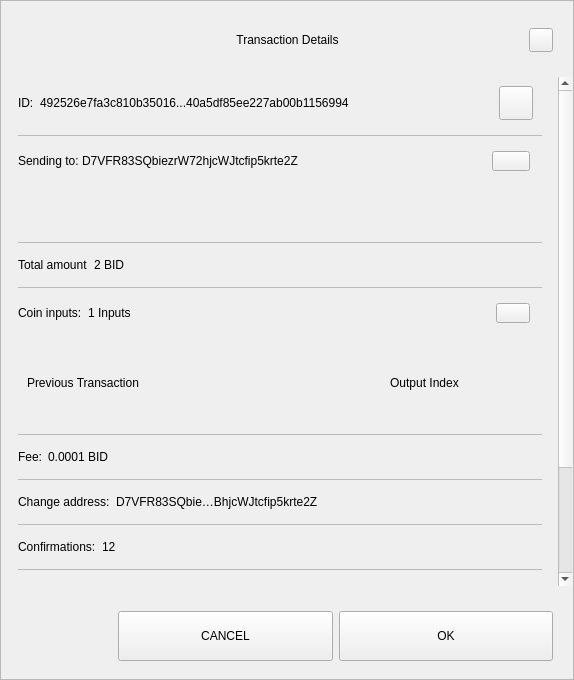
<?xml version="1.0" encoding="UTF-8"?>
<ui version="4.0">
 <class>TxDetailDialog</class>
 <widget class="QWidget" name="TxDetailDialog">
  <property name="geometry">
   <rect>
    <x>0</x>
    <y>0</y>
    <width>574</width>
    <height>680</height>
   </rect>
  </property>
  <property name="sizePolicy">
   <sizepolicy hsizetype="Preferred" vsizetype="Expanding">
    <horstretch>0</horstretch>
    <verstretch>0</verstretch>
   </sizepolicy>
  </property>
  <property name="minimumSize">
   <size>
    <width>574</width>
    <height>500</height>
   </size>
  </property>
  <property name="windowTitle">
   <string>Form</string>
  </property>
  <property name="styleSheet">
   <string notr="true"/>
  </property>
  <layout class="QVBoxLayout" name="verticalLayout_3">
   <property name="spacing">
    <number>0</number>
   </property>
   <property name="leftMargin">
    <number>0</number>
   </property>
   <property name="topMargin">
    <number>0</number>
   </property>
   <property name="rightMargin">
    <number>0</number>
   </property>
   <property name="bottomMargin">
    <number>0</number>
   </property>
   <item>
    <widget class="QFrame" name="frame">
     <property name="sizePolicy">
      <sizepolicy hsizetype="Preferred" vsizetype="Expanding">
       <horstretch>0</horstretch>
       <verstretch>0</verstretch>
      </sizepolicy>
     </property>
     <property name="styleSheet">
      <string notr="true"/>
     </property>
     <property name="frameShape">
      <enum>QFrame::StyledPanel</enum>
     </property>
     <property name="frameShadow">
      <enum>QFrame::Raised</enum>
     </property>
     <layout class="QVBoxLayout" name="verticalLayout">
      <property name="leftMargin">
       <number>0</number>
      </property>
      <property name="rightMargin">
       <number>0</number>
      </property>
      <item>
       <layout class="QHBoxLayout" name="horizontalLayout_3">
        <property name="spacing">
         <number>0</number>
        </property>
        <property name="leftMargin">
         <number>20</number>
        </property>
        <property name="topMargin">
         <number>10</number>
        </property>
        <property name="rightMargin">
         <number>20</number>
        </property>
        <item>
         <spacer name="horizontalSpacer_1">
          <property name="orientation">
           <enum>Qt::Horizontal</enum>
          </property>
          <property name="sizeHint" stdset="0">
           <size>
            <width>40</width>
            <height>20</height>
           </size>
          </property>
         </spacer>
        </item>
        <item>
         <widget class="QLabel" name="labelTitle">
          <property name="minimumSize">
           <size>
            <width>0</width>
            <height>40</height>
           </size>
          </property>
          <property name="maximumSize">
           <size>
            <width>16777215</width>
            <height>40</height>
           </size>
          </property>
          <property name="styleSheet">
           <string notr="true">padding-left:24px;</string>
          </property>
          <property name="text">
           <string>Transaction Details</string>
          </property>
          <property name="alignment">
           <set>Qt::AlignCenter</set>
          </property>
          <property name="margin">
           <number>7</number>
          </property>
         </widget>
        </item>
        <item>
         <spacer name="horizontalSpacer_2">
          <property name="orientation">
           <enum>Qt::Horizontal</enum>
          </property>
          <property name="sizeHint" stdset="0">
           <size>
            <width>40</width>
            <height>20</height>
           </size>
          </property>
         </spacer>
        </item>
        <item>
         <widget class="QPushButton" name="btnEsc">
          <property name="minimumSize">
           <size>
            <width>24</width>
            <height>24</height>
           </size>
          </property>
          <property name="maximumSize">
           <size>
            <width>24</width>
            <height>24</height>
           </size>
          </property>
          <property name="focusPolicy">
           <enum>Qt::NoFocus</enum>
          </property>
          <property name="text">
           <string/>
          </property>
         </widget>
        </item>
       </layout>
      </item>
      <item>
       <spacer name="verticalSpacer">
        <property name="orientation">
         <enum>Qt::Vertical</enum>
        </property>
        <property name="sizeType">
         <enum>QSizePolicy::Fixed</enum>
        </property>
        <property name="sizeHint" stdset="0">
         <size>
          <width>20</width>
          <height>10</height>
         </size>
        </property>
       </spacer>
      </item>
      <item>
       <widget class="QWidget" name="layoutScroll" native="true">
        <property name="minimumSize">
         <size>
          <width>0</width>
          <height>0</height>
         </size>
        </property>
        <layout class="QVBoxLayout" name="verticalLayout_4">
         <property name="leftMargin">
          <number>0</number>
         </property>
         <property name="topMargin">
          <number>0</number>
         </property>
         <property name="rightMargin">
          <number>0</number>
         </property>
         <item>
          <widget class="QScrollArea" name="scrollArea">
           <property name="styleSheet">
            <string notr="true">#scrollArea {
background:transparent;
}</string>
           </property>
           <property name="horizontalScrollBarPolicy">
            <enum>Qt::ScrollBarAlwaysOff</enum>
           </property>
           <property name="sizeAdjustPolicy">
            <enum>QAbstractScrollArea::AdjustIgnored</enum>
           </property>
           <property name="widgetResizable">
            <bool>true</bool>
           </property>
           <property name="alignment">
            <set>Qt::AlignLeading|Qt::AlignLeft|Qt::AlignTop</set>
           </property>
           <widget class="QWidget" name="scrollAreaWidgetContents">
            <property name="geometry">
             <rect>
              <x>0</x>
              <y>-181</y>
              <width>556</width>
              <height>739</height>
             </rect>
            </property>
            <property name="autoFillBackground">
             <bool>false</bool>
            </property>
            <property name="styleSheet">
             <string notr="true">#scrollAreaWidgetContents {
background:transparent;
}</string>
            </property>
            <layout class="QVBoxLayout" name="verticalLayout_7">
             <property name="spacing">
              <number>0</number>
             </property>
             <property name="sizeConstraint">
              <enum>QLayout::SetDefaultConstraint</enum>
             </property>
             <property name="leftMargin">
              <number>0</number>
             </property>
             <property name="topMargin">
              <number>0</number>
             </property>
             <property name="rightMargin">
              <number>0</number>
             </property>
             <property name="bottomMargin">
              <number>0</number>
             </property>
             <item>
              <widget class="QWidget" name="content" native="true">
               <layout class="QVBoxLayout" name="verticalLayout_2">
                <property name="leftMargin">
                 <number>16</number>
                </property>
                <property name="topMargin">
                 <number>0</number>
                </property>
                <property name="rightMargin">
                 <number>16</number>
                </property>
                <item>
                 <widget class="QWidget" name="contentID" native="true">
                  <layout class="QHBoxLayout" name="horizontalLayout_12" stretch="0,1,0">
                   <property name="leftMargin">
                    <number>0</number>
                   </property>
                   <item>
                    <widget class="QLabel" name="labelId">
                     <property name="maximumSize">
                      <size>
                       <width>16777215</width>
                       <height>16777215</height>
                      </size>
                     </property>
                     <property name="text">
                      <string>ID:</string>
                     </property>
                    </widget>
                   </item>
                   <item>
                    <widget class="QLabel" name="textId">
                     <property name="text">
                      <string>492526e7fa3c810b35016...40a5df85ee227ab00b1156994</string>
                     </property>
                    </widget>
                   </item>
                   <item>
                    <widget class="QPushButton" name="pushCopy">
                     <property name="minimumSize">
                      <size>
                       <width>34</width>
                       <height>34</height>
                      </size>
                     </property>
                     <property name="maximumSize">
                      <size>
                       <width>34</width>
                       <height>34</height>
                      </size>
                     </property>
                     <property name="focusPolicy">
                      <enum>Qt::NoFocus</enum>
                     </property>
                     <property name="text">
                      <string/>
                     </property>
                     <property name="iconSize">
                      <size>
                       <width>24</width>
                       <height>24</height>
                      </size>
                     </property>
                    </widget>
                   </item>
                  </layout>
                 </widget>
                </item>
                <item>
                 <widget class="QLabel" name="labelDivider9">
                  <property name="maximumSize">
                   <size>
                    <width>16777215</width>
                    <height>1</height>
                   </size>
                  </property>
                  <property name="styleSheet">
                   <string notr="true">background-color:#bababa;</string>
                  </property>
                  <property name="text">
                   <string/>
                  </property>
                 </widget>
                </item>
                <item>
                 <widget class="QWidget" name="contentOutputs" native="true">
                  <layout class="QHBoxLayout" name="horizontalLayout_11" stretch="0,3,0">
                   <property name="spacing">
                    <number>0</number>
                   </property>
                   <property name="leftMargin">
                    <number>0</number>
                   </property>
                   <property name="rightMargin">
                    <number>12</number>
                   </property>
                   <item>
                    <widget class="QLabel" name="labelSend">
                     <property name="maximumSize">
                      <size>
                       <width>16777215</width>
                       <height>16777215</height>
                      </size>
                     </property>
                     <property name="text">
                      <string>Sending to: </string>
                     </property>
                    </widget>
                   </item>
                   <item>
                    <widget class="QLabel" name="textSend">
                     <property name="text">
                      <string>D7VFR83SQbiezrW72hjcWJtcfip5krte2Z </string>
                     </property>
                    </widget>
                   </item>
                   <item>
                    <widget class="QPushButton" name="pushOutputs">
                     <property name="minimumSize">
                      <size>
                       <width>34</width>
                       <height>20</height>
                      </size>
                     </property>
                     <property name="maximumSize">
                      <size>
                       <width>38</width>
                       <height>20</height>
                      </size>
                     </property>
                     <property name="focusPolicy">
                      <enum>Qt::NoFocus</enum>
                     </property>
                     <property name="styleSheet">
                      <string notr="true"/>
                     </property>
                     <property name="text">
                      <string/>
                     </property>
                    </widget>
                   </item>
                  </layout>
                 </widget>
                </item>
                <item>
                 <widget class="QScrollArea" name="outputsScrollArea">
                  <property name="minimumSize">
                   <size>
                    <width>0</width>
                    <height>50</height>
                   </size>
                  </property>
                  <property name="styleSheet">
                   <string notr="true">#outputsScrollArea {
background:transparent;
}</string>
                  </property>
                  <property name="widgetResizable">
                   <bool>true</bool>
                  </property>
                  <widget class="QWidget" name="container_outputs_base">
                   <property name="geometry">
                    <rect>
                     <x>0</x>
                     <y>0</y>
                     <width>522</width>
                     <height>48</height>
                    </rect>
                   </property>
                   <property name="styleSheet">
                    <string notr="true">#container_outputs_base {
background:transparent;
}</string>
                   </property>
                  </widget>
                 </widget>
                </item>
                <item>
                 <widget class="QLabel" name="labelDivider8">
                  <property name="maximumSize">
                   <size>
                    <width>16777215</width>
                    <height>1</height>
                   </size>
                  </property>
                  <property name="styleSheet">
                   <string notr="true">background-color:#bababa;</string>
                  </property>
                  <property name="text">
                   <string/>
                  </property>
                 </widget>
                </item>
                <item>
                 <widget class="QWidget" name="contentAmount" native="true">
                  <layout class="QHBoxLayout" name="horizontalLayout_4" stretch="0,1">
                   <property name="leftMargin">
                    <number>0</number>
                   </property>
                   <item>
                    <widget class="QLabel" name="labelAmount">
                     <property name="maximumSize">
                      <size>
                       <width>16777215</width>
                       <height>16777215</height>
                      </size>
                     </property>
                     <property name="text">
                      <string>Total amount</string>
                     </property>
                    </widget>
                   </item>
                   <item>
                    <widget class="QLabel" name="textAmount">
                     <property name="text">
                      <string>2 BID</string>
                     </property>
                    </widget>
                   </item>
                  </layout>
                 </widget>
                </item>
                <item>
                 <widget class="QLabel" name="labelDivider6">
                  <property name="maximumSize">
                   <size>
                    <width>16777215</width>
                    <height>1</height>
                   </size>
                  </property>
                  <property name="styleSheet">
                   <string notr="true">background-color:#bababa;</string>
                  </property>
                  <property name="text">
                   <string/>
                  </property>
                 </widget>
                </item>
                <item>
                 <widget class="QWidget" name="contentInputs" native="true">
                  <layout class="QHBoxLayout" name="horizontalLayout" stretch="0,2,0">
                   <property name="leftMargin">
                    <number>0</number>
                   </property>
                   <property name="rightMargin">
                    <number>12</number>
                   </property>
                   <item>
                    <widget class="QLabel" name="labelInputs">
                     <property name="sizePolicy">
                      <sizepolicy hsizetype="Minimum" vsizetype="Preferred">
                       <horstretch>0</horstretch>
                       <verstretch>0</verstretch>
                      </sizepolicy>
                     </property>
                     <property name="maximumSize">
                      <size>
                       <width>16777215</width>
                       <height>16777215</height>
                      </size>
                     </property>
                     <property name="text">
                      <string>Coin inputs:</string>
                     </property>
                    </widget>
                   </item>
                   <item>
                    <widget class="QLabel" name="textInputs">
                     <property name="text">
                      <string>1 Inputs</string>
                     </property>
                    </widget>
                   </item>
                   <item>
                    <widget class="QPushButton" name="pushInputs">
                     <property name="maximumSize">
                      <size>
                       <width>34</width>
                       <height>20</height>
                      </size>
                     </property>
                     <property name="focusPolicy">
                      <enum>Qt::NoFocus</enum>
                     </property>
                     <property name="styleSheet">
                      <string notr="true"/>
                     </property>
                     <property name="text">
                      <string/>
                     </property>
                    </widget>
                   </item>
                  </layout>
                 </widget>
                </item>
                <item>
                 <widget class="QFrame" name="gridInputs">
                  <property name="sizePolicy">
                   <sizepolicy hsizetype="Preferred" vsizetype="MinimumExpanding">
                    <horstretch>0</horstretch>
                    <verstretch>0</verstretch>
                   </sizepolicy>
                  </property>
                  <property name="minimumSize">
                   <size>
                    <width>0</width>
                    <height>90</height>
                   </size>
                  </property>
                  <layout class="QGridLayout" name="gridLayoutInput" columnstretch="5,2" rowminimumheight="0">
                   <property name="sizeConstraint">
                    <enum>QLayout::SetMaximumSize</enum>
                   </property>
                   <property name="verticalSpacing">
                    <number>0</number>
                   </property>
                   <item row="0" column="0" alignment="Qt::AlignLeft">
                    <widget class="QLabel" name="labelTitlePrevTx">
                     <property name="text">
                      <string>Previous Transaction</string>
                     </property>
                    </widget>
                   </item>
                   <item row="0" column="1" alignment="Qt::AlignLeft">
                    <widget class="QLabel" name="labelOutputIndex">
                     <property name="text">
                      <string>Output Index</string>
                     </property>
                     <property name="alignment">
                      <set>Qt::AlignCenter</set>
                     </property>
                    </widget>
                   </item>
                  </layout>
                 </widget>
                </item>
                <item>
                 <widget class="QLabel" name="labelDivider1">
                  <property name="maximumSize">
                   <size>
                    <width>16777215</width>
                    <height>1</height>
                   </size>
                  </property>
                  <property name="styleSheet">
                   <string notr="true">background-color:#bababa;</string>
                  </property>
                  <property name="text">
                   <string/>
                  </property>
                 </widget>
                </item>
                <item>
                 <widget class="QWidget" name="contentFee" native="true">
                  <layout class="QHBoxLayout" name="horizontalLayout_7" stretch="0,1">
                   <property name="leftMargin">
                    <number>0</number>
                   </property>
                   <item>
                    <widget class="QLabel" name="labelFee">
                     <property name="maximumSize">
                      <size>
                       <width>16777215</width>
                       <height>16777215</height>
                      </size>
                     </property>
                     <property name="text">
                      <string>Fee:</string>
                     </property>
                    </widget>
                   </item>
                   <item>
                    <widget class="QLabel" name="textFee">
                     <property name="text">
                      <string>0.0001 BID</string>
                     </property>
                    </widget>
                   </item>
                  </layout>
                 </widget>
                </item>
                <item>
                 <widget class="QLabel" name="labelDivider2">
                  <property name="maximumSize">
                   <size>
                    <width>16777215</width>
                    <height>1</height>
                   </size>
                  </property>
                  <property name="styleSheet">
                   <string notr="true">background-color:#bababa;</string>
                  </property>
                  <property name="text">
                   <string/>
                  </property>
                 </widget>
                </item>
                <item>
                 <widget class="QWidget" name="contentChangeAddress" native="true">
                  <layout class="QHBoxLayout" name="horizontalLayout_6" stretch="0,1">
                   <property name="leftMargin">
                    <number>0</number>
                   </property>
                   <item>
                    <widget class="QLabel" name="labelChange">
                     <property name="maximumSize">
                      <size>
                       <width>16777215</width>
                       <height>16777215</height>
                      </size>
                     </property>
                     <property name="text">
                      <string>Change address:</string>
                     </property>
                    </widget>
                   </item>
                   <item>
                    <widget class="QLabel" name="textChange">
                     <property name="text">
                      <string>D7VFR83SQbie…BhjcWJtcfip5krte2Z </string>
                     </property>
                    </widget>
                   </item>
                  </layout>
                 </widget>
                </item>
                <item>
                 <widget class="QLabel" name="labelDivider4">
                  <property name="maximumSize">
                   <size>
                    <width>16777215</width>
                    <height>1</height>
                   </size>
                  </property>
                  <property name="styleSheet">
                   <string notr="true">background-color:#bababa;</string>
                  </property>
                  <property name="text">
                   <string/>
                  </property>
                 </widget>
                </item>
                <item>
                 <widget class="QWidget" name="contentConfirmations" native="true">
                  <layout class="QHBoxLayout" name="horizontalLayout_8" stretch="0,1">
                   <property name="leftMargin">
                    <number>0</number>
                   </property>
                   <item>
                    <widget class="QLabel" name="labelConfirmations">
                     <property name="maximumSize">
                      <size>
                       <width>16777215</width>
                       <height>16777215</height>
                      </size>
                     </property>
                     <property name="text">
                      <string>Confirmations:</string>
                     </property>
                    </widget>
                   </item>
                   <item>
                    <widget class="QLabel" name="textConfirmations">
                     <property name="text">
                      <string>12</string>
                     </property>
                    </widget>
                   </item>
                  </layout>
                 </widget>
                </item>
                <item>
                 <widget class="QLabel" name="labelDivider7">
                  <property name="maximumSize">
                   <size>
                    <width>16777215</width>
                    <height>1</height>
                   </size>
                  </property>
                  <property name="styleSheet">
                   <string notr="true">background-color:#bababa;</string>
                  </property>
                  <property name="text">
                   <string/>
                  </property>
                 </widget>
                </item>
                <item>
                 <widget class="QWidget" name="contentSize" native="true">
                  <layout class="QHBoxLayout" name="horizontalLayout_9" stretch="0,1">
                   <property name="leftMargin">
                    <number>0</number>
                   </property>
                   <item>
                    <widget class="QLabel" name="labelSize">
                     <property name="maximumSize">
                      <size>
                       <width>16777215</width>
                       <height>16777215</height>
                      </size>
                     </property>
                     <property name="text">
                      <string>Size:</string>
                     </property>
                    </widget>
                   </item>
                   <item>
                    <widget class="QLabel" name="textSize">
                     <property name="text">
                      <string>2 kB</string>
                     </property>
                    </widget>
                   </item>
                  </layout>
                 </widget>
                </item>
                <item>
                 <widget class="QLabel" name="labelDivider3">
                  <property name="maximumSize">
                   <size>
                    <width>16777215</width>
                    <height>1</height>
                   </size>
                  </property>
                  <property name="styleSheet">
                   <string notr="true">background-color:#bababa;</string>
                  </property>
                  <property name="text">
                   <string/>
                  </property>
                 </widget>
                </item>
                <item>
                 <widget class="QWidget" name="contentDate" native="true">
                  <layout class="QHBoxLayout" name="horizontalLayout_5" stretch="0,1">
                   <property name="leftMargin">
                    <number>0</number>
                   </property>
                   <item>
                    <widget class="QLabel" name="labelDate">
                     <property name="maximumSize">
                      <size>
                       <width>16777215</width>
                       <height>16777215</height>
                      </size>
                     </property>
                     <property name="text">
                      <string>Date:</string>
                     </property>
                    </widget>
                   </item>
                   <item>
                    <widget class="QLabel" name="textDate">
                     <property name="text">
                      <string>May 25, 2017</string>
                     </property>
                    </widget>
                   </item>
                  </layout>
                 </widget>
                </item>
                <item>
                 <widget class="QLabel" name="labelDivider5">
                  <property name="maximumSize">
                   <size>
                    <width>16777215</width>
                    <height>1</height>
                   </size>
                  </property>
                  <property name="styleSheet">
                   <string notr="true">background-color:#bababa;</string>
                  </property>
                  <property name="text">
                   <string/>
                  </property>
                 </widget>
                </item>
                <item>
                 <widget class="QWidget" name="contentStatus" native="true">
                  <layout class="QHBoxLayout" name="horizontalLayout_10" stretch="0,1">
                   <property name="leftMargin">
                    <number>0</number>
                   </property>
                   <item>
                    <widget class="QLabel" name="labelStatus">
                     <property name="maximumSize">
                      <size>
                       <width>16777215</width>
                       <height>16777215</height>
                      </size>
                     </property>
                     <property name="text">
                      <string>Status:</string>
                     </property>
                    </widget>
                   </item>
                   <item>
                    <widget class="QLabel" name="textStatus">
                     <property name="text">
                      <string>Spendable</string>
                     </property>
                    </widget>
                   </item>
                  </layout>
                 </widget>
                </item>
                <item>
                 <spacer name="verticalSpacer_2">
                  <property name="orientation">
                   <enum>Qt::Vertical</enum>
                  </property>
                  <property name="sizeType">
                   <enum>QSizePolicy::Expanding</enum>
                  </property>
                  <property name="sizeHint" stdset="0">
                   <size>
                    <width>20</width>
                    <height>10</height>
                   </size>
                  </property>
                 </spacer>
                </item>
                <item>
                 <widget class="QLabel" name="labelWarning">
                  <property name="text">
                   <string>TextLabel</string>
                  </property>
                  <property name="alignment">
                   <set>Qt::AlignCenter</set>
                  </property>
                 </widget>
                </item>
               </layout>
              </widget>
             </item>
            </layout>
           </widget>
          </widget>
         </item>
        </layout>
       </widget>
      </item>
      <item>
       <widget class="QWidget" name="containerButtons" native="true">
        <layout class="QHBoxLayout" name="horizontalLayout1" stretch="1,2,2">
         <property name="leftMargin">
          <number>10</number>
         </property>
         <property name="rightMargin">
          <number>20</number>
         </property>
         <item>
          <spacer name="horizontalSpacer_3">
           <property name="orientation">
            <enum>Qt::Horizontal</enum>
           </property>
           <property name="sizeHint" stdset="0">
            <size>
             <width>40</width>
             <height>20</height>
            </size>
           </property>
          </spacer>
         </item>
         <item>
          <widget class="QPushButton" name="btnCancel">
           <property name="minimumSize">
            <size>
             <width>200</width>
             <height>50</height>
            </size>
           </property>
           <property name="focusPolicy">
            <enum>Qt::NoFocus</enum>
           </property>
           <property name="text">
            <string>CANCEL</string>
           </property>
          </widget>
         </item>
         <item>
          <widget class="QPushButton" name="btnSave">
           <property name="minimumSize">
            <size>
             <width>200</width>
             <height>50</height>
            </size>
           </property>
           <property name="focusPolicy">
            <enum>Qt::NoFocus</enum>
           </property>
           <property name="text">
            <string>OK</string>
           </property>
          </widget>
         </item>
        </layout>
       </widget>
      </item>
     </layout>
    </widget>
   </item>
  </layout>
 </widget>
 <resources/>
 <connections/>
</ui>
